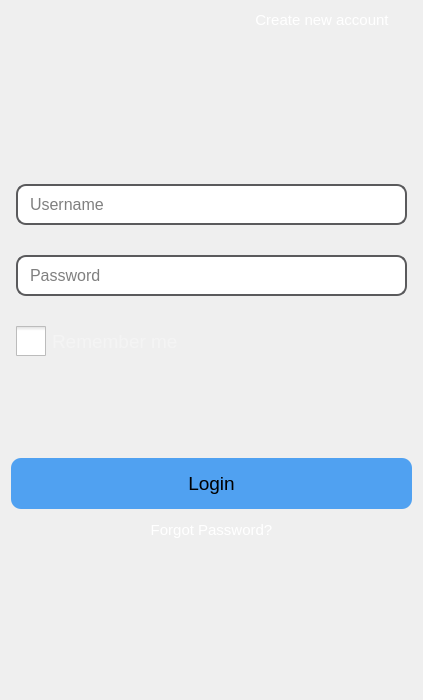
             <widget class="QWidget" name="login_page">
              <layout class="QGridLayout" name="gridLayout_12">
               <item row="0" column="0">
                <layout class="QGridLayout" name="gridLayout_">
                 <property name="topMargin">
                  <number>0</number>
                 </property>
                 <property name="bottomMargin">
                  <number>150</number>
                 </property>
                 <property name="horizontalSpacing">
                  <number>0</number>
                 </property>
                 <property name="verticalSpacing">
                  <number>5</number>
                 </property>
                 <item row="0" column="0">
                  <widget class="QPushButton" name="switch_to_signup_pushButton">
                   <property name="maximumSize">
                    <size>
                     <width>180</width>
                     <height>16777215</height>
                    </size>
                   </property>
                   <property name="font">
                    <font>
                     <pointsize>11</pointsize>
                    </font>
                   </property>
                   <property name="cursor">
                    <cursorShape>PointingHandCursor</cursorShape>
                   </property>
                   <property name="layoutDirection">
                    <enum>Qt::RightToLeft</enum>
                   </property>
                   <property name="styleSheet">
                    <string notr="true">QPushButton{
	color: rgb(255, 255, 255);
	border: 0;
}
QPushButton:hover{
	color: rgb(80, 161, 241);
}</string>
                   </property>
                   <property name="text">
                    <string>Create new account</string>
                   </property>
                  </widget>
                 </item>
                 <item row="1" column="0">
                  <layout class="QVBoxLayout" name="verticalLayout_2">
                   <property name="spacing">
                    <number>12</number>
                   </property>
                   <item>
                    <layout class="QVBoxLayout" name="verticalLayout_3">
                     <property name="spacing">
                      <number>30</number>
                     </property>
                     <property name="leftMargin">
                      <number>5</number>
                     </property>
                     <property name="topMargin">
                      <number>150</number>
                     </property>
                     <property name="rightMargin">
                      <number>5</number>
                     </property>
                     <item>
                      <widget class="QLineEdit" name="login_username_lineEdit">
                       <property name="minimumSize">
                        <size>
                         <width>391</width>
                         <height>41</height>
                        </size>
                       </property>
                       <property name="maximumSize">
                        <size>
                         <width>650</width>
                         <height>16777215</height>
                        </size>
                       </property>
                       <property name="font">
                        <font>
                         <pointsize>12</pointsize>
                        </font>
                       </property>
                       <property name="styleSheet">
                        <string notr="true">QLineEdit{
	background-color: rgb(255, 255, 255);
	color: rgb(0, 0, 0);
	padding-left: 10px;
	padding-right: 10px;
	border: 2px solid rgb(90, 90, 92);
	border-radius: 10px;
}
QLineEdit:hover{
	border: 2px solid rgb(198, 198, 198);
}
QLineEdit:focus{
	border: 2px solid  rgb(80, 161, 241);
	background-color: rgb(225, 225, 225);
}</string>
                       </property>
                       <property name="text">
                        <string/>
                       </property>
                       <property name="placeholderText">
                        <string>Username</string>
                       </property>
                      </widget>
                     </item>
                     <item>
                      <widget class="QLineEdit" name="login_password_lineEdit">
                       <property name="minimumSize">
                        <size>
                         <width>391</width>
                         <height>41</height>
                        </size>
                       </property>
                       <property name="maximumSize">
                        <size>
                         <width>650</width>
                         <height>16777215</height>
                        </size>
                       </property>
                       <property name="font">
                        <font>
                         <pointsize>12</pointsize>
                        </font>
                       </property>
                       <property name="styleSheet">
                        <string notr="true">QLineEdit{
	background-color: rgb(255, 255, 255);
	color: rgb(0, 0, 0);
	padding-left: 10px;
	padding-right: 10px;
	border: 2px solid rgb(90, 90, 92);
	border-radius: 10px;
}
QLineEdit:hover{
	border: 2px solid rgb(198, 198, 198);
}
QLineEdit:focus{
	border: 2px solid  rgb(80, 161, 241);
	background-color: rgb(225, 225, 225);
}</string>
                       </property>
                       <property name="text">
                        <string/>
                       </property>
                       <property name="echoMode">
                        <enum>QLineEdit::Password</enum>
                       </property>
                       <property name="placeholderText">
                        <string>Password</string>
                       </property>
                      </widget>
                     </item>
                     <item>
                      <widget class="QCheckBox" name="remember_me_checkBox">
                       <property name="font">
                        <font>
                         <pointsize>14</pointsize>
                        </font>
                       </property>
                       <property name="cursor">
                        <cursorShape>PointingHandCursor</cursorShape>
                       </property>
                       <property name="styleSheet">
                        <string notr="true">QCheckBox::indicator
{
width : 30px;
height : 30px;
}
QCheckBox{
	color: rgb(244, 244, 244);
}</string>
                       </property>
                       <property name="text">
                        <string>Remember me</string>
                       </property>
                       <property name="iconSize">
                        <size>
                         <width>40</width>
                         <height>40</height>
                        </size>
                       </property>
                      </widget>
                     </item>
                     <item>
                      <spacer name="verticalSpacer">
                       <property name="orientation">
                        <enum>Qt::Vertical</enum>
                       </property>
                       <property name="sizeType">
                        <enum>QSizePolicy::MinimumExpanding</enum>
                       </property>
                       <property name="sizeHint" stdset="0">
                        <size>
                         <width>50</width>
                         <height>60</height>
                        </size>
                       </property>
                      </spacer>
                     </item>
                    </layout>
                   </item>
                   <item>
                    <widget class="QLabel" name="login_feedback_label">
                     <property name="maximumSize">
                      <size>
                       <width>16777215</width>
                       <height>31</height>
                      </size>
                     </property>
                     <property name="font">
                      <font>
                       <pointsize>12</pointsize>
                      </font>
                     </property>
                     <property name="styleSheet">
                      <string notr="true">color: rgb(255, 0, 0);</string>
                     </property>
                     <property name="text">
                      <string/>
                     </property>
                    </widget>
                   </item>
                   <item>
                    <widget class="QPushButton" name="login_pushButton">
                     <property name="minimumSize">
                      <size>
                       <width>251</width>
                       <height>51</height>
                      </size>
                     </property>
                     <property name="font">
                      <font>
                       <pointsize>14</pointsize>
                      </font>
                     </property>
                     <property name="styleSheet">
                      <string notr="true">QPushButton{
	background-color:  rgb(80, 161, 241);
	border-radius: 10px;
}
QPushButton:hover{
	background-color: rgb(255, 255, 255);
	color: rgb(0, 0, 0);
}</string>
                     </property>
                     <property name="text">
                      <string>Login</string>
                     </property>
                    </widget>
                   </item>
                   <item>
                    <widget class="QPushButton" name="forgot_password_pushButton">
                     <property name="font">
                      <font>
                       <pointsize>11</pointsize>
                      </font>
                     </property>
                     <property name="cursor">
                      <cursorShape>PointingHandCursor</cursorShape>
                     </property>
                     <property name="styleSheet">
                      <string notr="true">QPushButton{
	color: rgb(255, 255, 255);
	border: 0;
}
QPushButton:hover{
	color: rgb(80, 161, 241);
	text-decoration: underline;
}</string>
                     </property>
                     <property name="text">
                      <string>Forgot Password?</string>
                     </property>
                    </widget>
                   </item>
                  </layout>
                 </item>
                </layout>
               </item>
              </layout>
             </widget>
